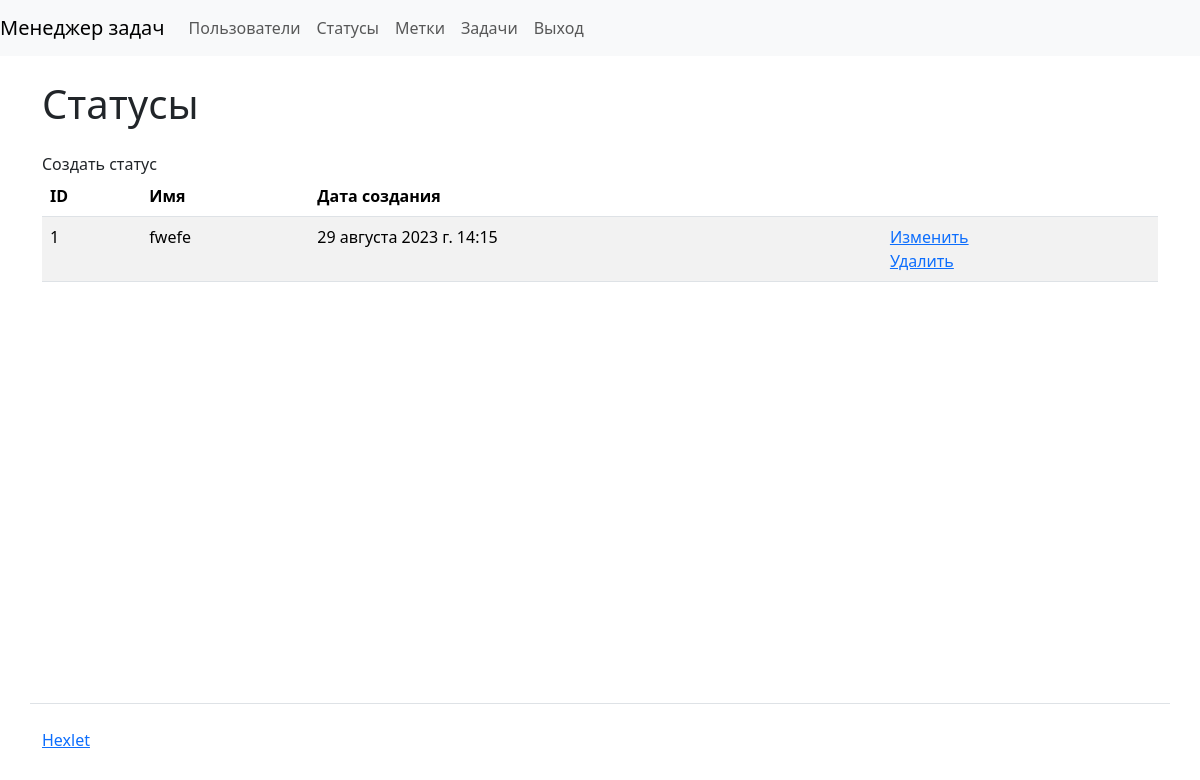
Before: /statuses/ (signed in) with the older database file.
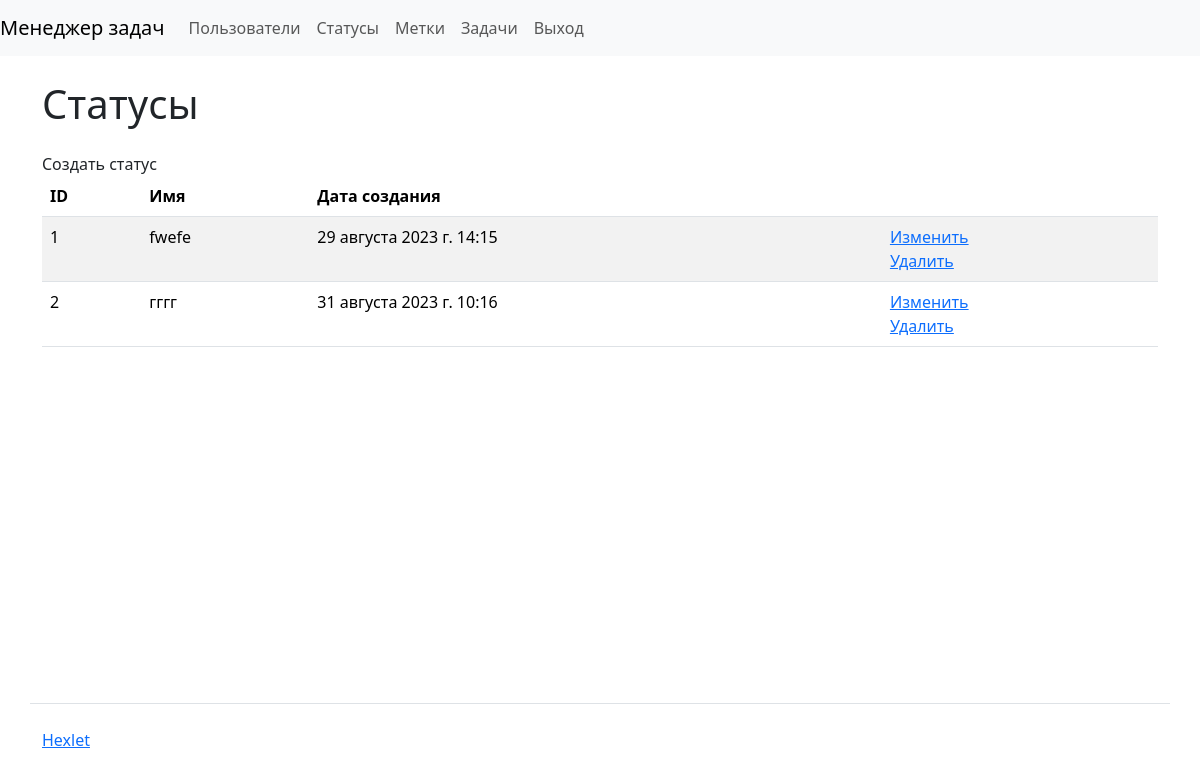
After: the same page with the newer database file.
### task_manager/statuses/models.py (models this page shows, shortened)
class Status(models.Model):
    name = models.CharField(max_length=150,
                            unique=True,
                            verbose_name=_('Name')
                            )
    created_at = models.DateTimeField(auto_now_add=True)

### task_manager/statuses/views.py (the view)
# urls.py: path('', ShowStatuses.as_view(), name='statuses'),
class ShowStatuses(NoPermissionMixin, ListView):
    template_name = 'statuses/statuses.html'
    context_object_name = 'statuses'
    model = Status

### task_manager/statuses/templates/statuses/statuses.html
{% extends 'base.html' %}
{% load django_bootstrap5 %}
{% load i18n %}
{% block content %}
<h1 class="my-4"> {% trans 'Statuses' %} </h1>
<a class="nav-link" href="{% url 'create_status' %}">{% trans 'Create status' %} </a>
<table class="table table-striped">
  <thead>
  <tr><th>ID</th>
      <th>{% trans 'Name' %}</th>
      <th>{% trans 'Date of creation' %}</th>
      <th></th>
  </tr>
  </thead>
  <tbody>
  {% for status in statuses %}
    <tr><td>{{ status.id }}</td>
        <td>{{ status.name }}</td>
        <td>{{ status.created_at }}</td>
        <td><a href="{% url 'update_status' status.id %}">{% trans 'Change' %}</a><br><a href="{% url 'delete_status' status.id %}">{% trans 'Delete' %}</a></td>
    </tr>
  {% endfor %}
    </tbody>
</table>
{% endblock %}

Changed rows visible on the page:
added Status: id "2", name "гггг", created_at "31 августа 2023 г. 10:16"
